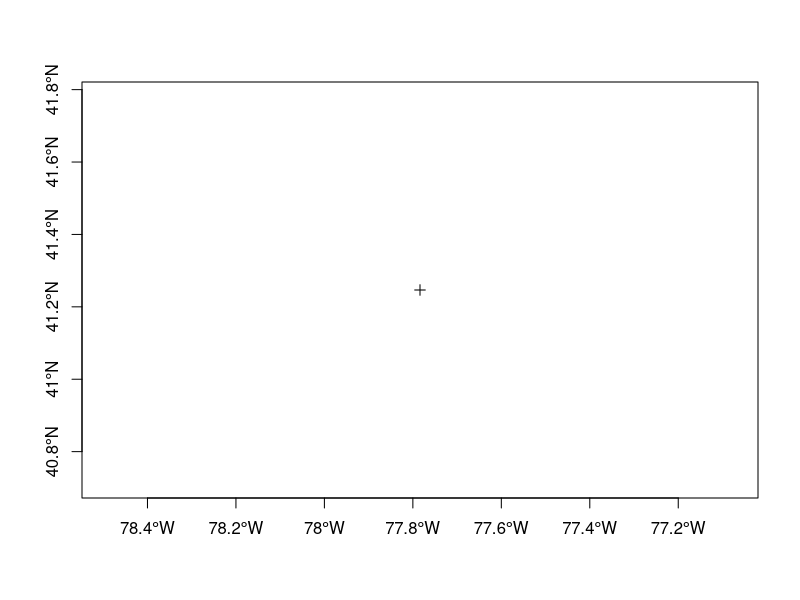

The R script that drew this image: (Note: this script raises an error after producing the figure.)
# this is the prep code for recovered tags for 20 randoms

library(raster); library(sf) #required packages

ewpw <- read.csv("./EWPW_MASTER.csv")

head(ewpw) #looks good, Bird.ID; Latitude; Longitude; CID

#setting the projection to Albers 
albers <- "+proj=aea +lat_1=29.5 +lat_2=45.5 +lat_0=37.5 +lon_0=-96 +x_0=0 +y_0=0 +ellps=GRS80 +datum=NAD83 +units=m +no_defs"

#creating a blank dataframe 
blankDF <- data.frame("SID" = 0, "CID" = 0, "Alts" = 0, "Use" = 0, "Lat" = 0, "Long" = 0)

#data prep: creating randoms 19 for every 1 used point within in a 200 m radius of the used point
for(i in 1:length(unique(ewpw$Bird.ID))){ 
  ewpw_i <- subset(ewpw, Bird.ID == unique(ewpw$Bird.ID)[i]) 
  
  for(j in 1:nrow(ewpw_i)){ 
    ewpw_i_CID_j <- ewpw_i[j,]
    
    ewpw_i_CID_j_sp <- SpatialPoints(coords = data.frame("x" = ewpw_i_CID_j$Longitude, "y" = ewpw_i_CID_j$Latitude)) # create spatial object
    crs(ewpw_i_CID_j_sp) <- CRS("+init=epsg:4326") 
    plot(ewpw_i_CID_j_sp, axes = TRUE)
    ewpw_i_CID_j_sp <- spTransform(ewpw_i_CID_j_sp, CRS(albers)) 
    buff1 <- raster::buffer(ewpw_i_CID_j_sp, width = 200)
    plot(buff1, axes = TRUE); plot(ewpw_i_CID_j_sp, add = TRUE)
    
    buff2 <- st_as_sf(buff1) 
    points1 = st_sample(buff2, size = 19) 
    points1 <- as_Spatial(points1) 
    plot(buff1, lwd = 2); plot(points1, add = TRUE, col = "red", cex = 5, pch = "."); plot(ewpw_i_CID_j_sp, add = TRUE, col = "blue", cex = 10, pch = ".") # plot to confir pch = 3m it worked
    points2 <- spTransform(points1, CRS("+init=epsg:4326"))  
    randomcoords <- data.frame(points2@coords) 
    names(randomcoords) <- c("long", "lat") 
    choice_j_data <- data.frame("SID" = rep(i, 5),
                                "CID" = rep(max(blankDF$CID)+1, 20),
                                "Alts" = c(1:20),
                                "Use" = c(rep(0,19),1),
                                "Lat" = c(randomcoords$lat, ewpw_i_CID_j$Latitude),
                                "Long" = c(randomcoords$long, ewpw_i_CID_j$Longitude))
    blankDF <- rbind(blankDF, choice_j_data)
  }
}

#filling in the blank data frame with our newly generated randoms and SID 
nrow(blankDF)
blankDF <- blankDF[2:nrow(blankDF),]
write.csv(blankDF, "./RecoveredEWPWPtsw20randoms.csv", row.names = FALSE)
